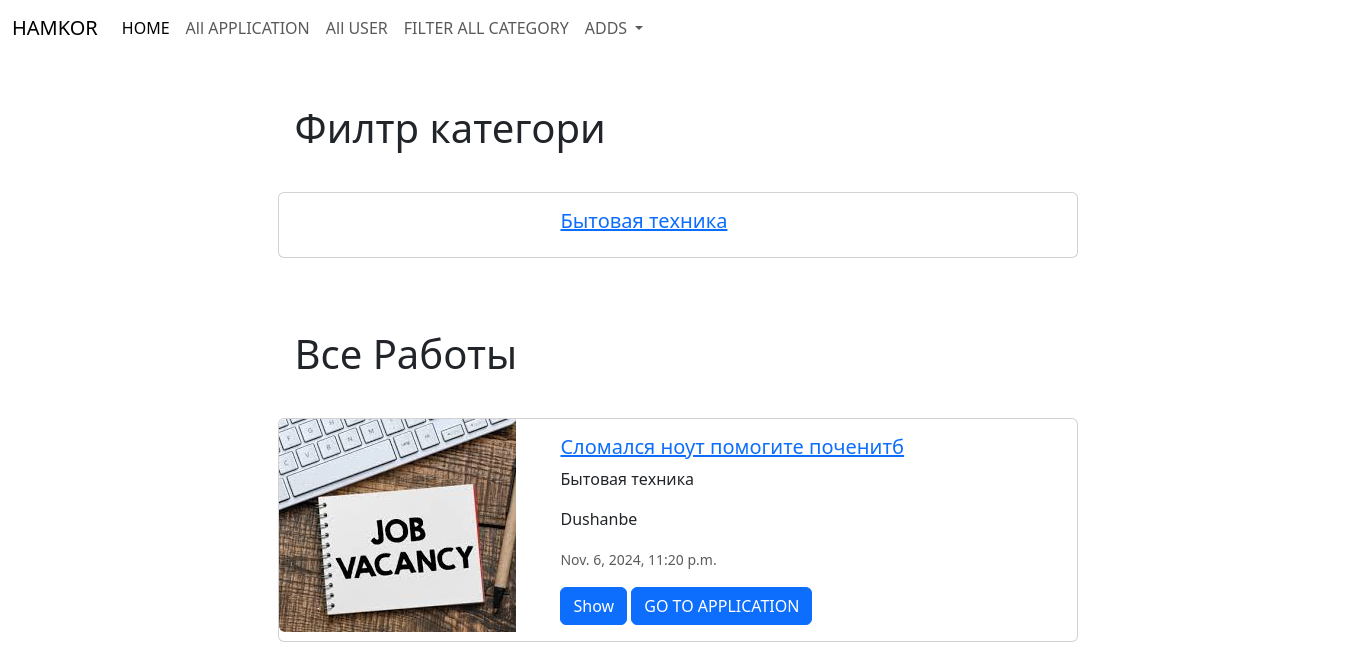
The page /detailcategory/1 on the database its author committed.
### hamkor/models.py (models this page shows, shortened)
class Category(models.Model):
    category_name = models.CharField(max_length=50)
    is_active = models.BooleanField(default=True)
    def __str__(self):
        return self.category_name

class Problems(models.Model):
    title = models.CharField(max_length=50)
    description = models.TextField()
    user_id = models.ForeignKey(User,  on_delete=models.CASCADE)
    category_id = models.ForeignKey(Category,  on_delete=models.CASCADE)
    city_id =  models.ForeignKey(City,  on_delete=models.CASCADE)
    region_id =  models.ForeignKey(Region,  on_delete=models.CASCADE)
    street_id =  models.ForeignKey(Street,  on_delete=models.CASCADE)
    img = models.ImageField(upload_to='static/images', height_field=None, width_field=None, max_length=None)
    status = models.BooleanField(default=False)
    is_activ = models.BooleanField(default=True)
    created_at = models.DateTimeField(auto_now=True, auto_now_add=False)

class City(models.Model):
    city_name = models.CharField(max_length=50)
    def __str__(self):
        return self.city_name

### hamkor/views.py (the view)
# urls.py: path('detailcategory/<int:pk>', category_detail_view, name='detailcategory'),
def category_detail_view(request, pk):
    category = Category.objects.filter(id=pk).first()
    problems = Problems.objects.filter(category_id=pk)
    return render(request, "detailcategory.html", {"category": category, "problems": problems})

### templates/detailcategory.html (shortened to what this page needs)
{% extends "base.html" %}
{% block content %}
<div class="container mt-5">
        <div class="row justify-content-center">
            <h1 class="h11">Филтр категори</h1>
            <div class="d-flex justify-content-center mb-4">
                <div class="card" style="width: 800px;">
                    <div class="row g-0">
                        <div class="col-md-4">
                        </div>
                        <div class="col-md-8">
                            <div class="card-body">
                                <h5 class="card-title">
                                    <a href="{% url 'detailcategory' category.id %}">{{ category.category_name }}</a>
                                </h5>
                            </div>
                        </div>
                    </div>
                </div>
            </div>
        </div>
</div>
<div class="container mt-5">
    {% if problems.count > 0 %}
        <div class="row justify-content-center">
            <h1 class="h11">Все Работы</h1>
            {% for problem in problems %}
            <div class="d-flex justify-content-center mb-4">
                <div class="card" style="width: 800px;">
                    <div class="row g-0">
                        <div class="col-md-4">
                            <img src="{{ problem.img.url|default:'path/to/default-image.jpg' }}" class="img-fluid rounded-start" alt="{{ problem.title }}">
                        </div>
                        <div class="col-md-8">
                            <div class="card-body">
                                <h5 class="card-title">
                                    <a href="{% url 'detailproblem' problem.id %}">{{ problem.title }}</a>
                                </h5>
                                <p class="card-text">{{ problem.category_id }}</p>
                                <p class="card-text">{{ problem.city_id }}</p>
                                <p class="card-text"><small class="text-muted">{{ problem.created_at }}</small></p>
                                <a href="{% url 'detailproblem' problem.id %}" class="btn btn-primary">Show</a>
                                <a href="{% url 'createapplication' problem.id %}" class="btn btn-primary">GO TO APPLICATION</a>
                            </div>
                        </div>
                    </div>
                </div>
            </div>
            {% endfor %}
        </div>
    {% else %}
        <p>No problems available at the moment.</p>
    {% endif %}
</div>
{% endblock content %}

### templates/base.html (style rules this page uses)
.h11 { margin-left: 350px; margin-bottom: 40px; }

### rows shown on the page
Category: category_name "Бытовая техника"
Problems: img (picture), title "Сломался ноут помогите поченитб", category_id "Бытовая техника", city_id "Dushanbe", created_at "Nov. 6, 2024, 11:20 p.m."
